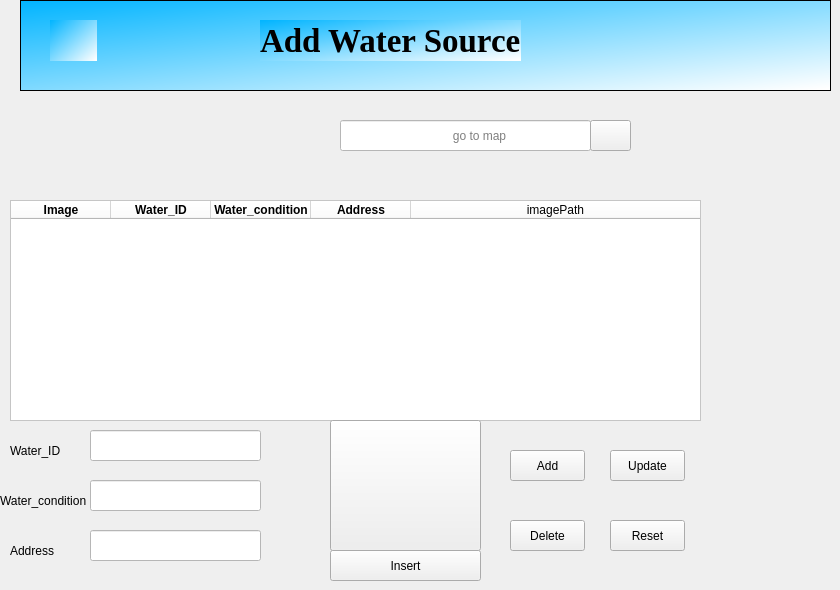
    <widget class="QWidget" name="AddBuz">
     <widget class="QFrame" name="frame_3">
      <property name="geometry">
       <rect>
        <x>20</x>
        <y>0</y>
        <width>811</width>
        <height>91</height>
       </rect>
      </property>
      <property name="styleSheet">
       <string notr="true">background-color: qlineargradient(spread:pad, x1:0, y1:0, x2:0.989, y2:0.9775, stop:0 rgba(0, 180, 255, 255), stop:1 rgba(255, 255, 255, 255));</string>
      </property>
      <property name="frameShape">
       <enum>QFrame::StyledPanel</enum>
      </property>
      <property name="frameShadow">
       <enum>QFrame::Raised</enum>
      </property>
      <widget class="QLabel" name="label_3">
       <property name="geometry">
        <rect>
         <x>30</x>
         <y>20</y>
         <width>47</width>
         <height>41</height>
        </rect>
       </property>
       <property name="font">
        <font>
         <pointsize>1</pointsize>
        </font>
       </property>
       <property name="styleSheet">
        <string notr="true">image: url(:/newPrefix/resource.qrc/icons8_database_26px_3.png);</string>
       </property>
       <property name="text">
        <string/>
       </property>
       <property name="pixmap">
        <pixmap>:/newPrefix/icons8_database_26px_3.png</pixmap>
       </property>
       <property name="scaledContents">
        <bool>true</bool>
       </property>
      </widget>
      <widget class="QLabel" name="label_19">
       <property name="geometry">
        <rect>
         <x>240</x>
         <y>20</y>
         <width>261</width>
         <height>41</height>
        </rect>
       </property>
       <property name="font">
        <font>
         <family>Times New Roman</family>
         <pointsize>25</pointsize>
         <bold>true</bold>
        </font>
       </property>
       <property name="text">
        <string>Add Water Source</string>
       </property>
      </widget>
     </widget>
     <widget class="QLineEdit" name="lineEdit">
      <property name="geometry">
       <rect>
        <x>340</x>
        <y>120</y>
        <width>251</width>
        <height>31</height>
       </rect>
      </property>
      <property name="styleSheet">
       <string notr="true">background-color: rgb(255, 255, 255);</string>
      </property>
      <property name="placeholderText">
       <string>                                 go to map</string>
      </property>
     </widget>
     <widget class="QPushButton" name="pushButton">
      <property name="geometry">
       <rect>
        <x>590</x>
        <y>120</y>
        <width>41</width>
        <height>31</height>
       </rect>
      </property>
      <property name="styleSheet">
       <string notr="true">image: url(:/newPrefix/icons8_search_24px_3.png);</string>
      </property>
      <property name="text">
       <string/>
      </property>
      <property name="icon">
       <iconset>
        <normaloff>:/newPrefix/resource.qrc/icons8_search_24px_3.png</normaloff>:/newPrefix/resource.qrc/icons8_search_24px_3.png</iconset>
      </property>
     </widget>
     <widget class="QTableWidget" name="tblBusiness">
      <property name="geometry">
       <rect>
        <x>10</x>
        <y>200</y>
        <width>691</width>
        <height>221</height>
       </rect>
      </property>
      <property name="styleSheet">
       <string notr="true">background-color: rgb(255, 255, 255);</string>
      </property>
      <attribute name="horizontalHeaderStretchLastSection">
       <bool>true</bool>
      </attribute>
      <column>
       <property name="text">
        <string>Image</string>
       </property>
       <property name="font">
        <font>
         <bold>true</bold>
        </font>
       </property>
      </column>
      <column>
       <property name="text">
        <string>Water_ID</string>
       </property>
       <property name="font">
        <font>
         <bold>true</bold>
        </font>
       </property>
      </column>
      <column>
       <property name="text">
        <string>Water_condition</string>
       </property>
       <property name="font">
        <font>
         <bold>true</bold>
        </font>
       </property>
      </column>
      <column>
       <property name="text">
        <string>Address</string>
       </property>
       <property name="font">
        <font>
         <bold>true</bold>
        </font>
       </property>
      </column>
      <column>
       <property name="text">
        <string>imagePath</string>
       </property>
      </column>
     </widget>
     <widget class="QLabel" name="label_20">
      <property name="geometry">
       <rect>
        <x>10</x>
        <y>540</y>
        <width>81</width>
        <height>21</height>
       </rect>
      </property>
      <property name="text">
       <string>Address</string>
      </property>
     </widget>
     <widget class="QLabel" name="label_21">
      <property name="geometry">
       <rect>
        <x>10</x>
        <y>440</y>
        <width>81</width>
        <height>21</height>
       </rect>
      </property>
      <property name="text">
       <string>Water_ID</string>
      </property>
     </widget>
     <widget class="QLabel" name="label_22">
      <property name="geometry">
       <rect>
        <x>0</x>
        <y>490</y>
        <width>91</width>
        <height>21</height>
       </rect>
      </property>
      <property name="text">
       <string>Water_condition</string>
      </property>
     </widget>
     <widget class="QLineEdit" name="txtName">
      <property name="geometry">
       <rect>
        <x>90</x>
        <y>430</y>
        <width>171</width>
        <height>31</height>
       </rect>
      </property>
      <property name="styleSheet">
       <string notr="true">background-color: rgb(255, 255, 255);</string>
      </property>
     </widget>
     <widget class="QLineEdit" name="txtAbout">
      <property name="geometry">
       <rect>
        <x>90</x>
        <y>480</y>
        <width>171</width>
        <height>31</height>
       </rect>
      </property>
      <property name="styleSheet">
       <string notr="true">background-color: rgb(255, 255, 255);</string>
      </property>
     </widget>
     <widget class="QLineEdit" name="txtAddress">
      <property name="geometry">
       <rect>
        <x>90</x>
        <y>530</y>
        <width>171</width>
        <height>31</height>
       </rect>
      </property>
      <property name="styleSheet">
       <string notr="true">background-color: rgb(255, 255, 255);</string>
      </property>
     </widget>
     <widget class="QPushButton" name="btnAdd">
      <property name="geometry">
       <rect>
        <x>510</x>
        <y>450</y>
        <width>75</width>
        <height>31</height>
       </rect>
      </property>
      <property name="text">
       <string>Add</string>
      </property>
      <property name="icon">
       <iconset>
        <normaloff>:/newPrefix/resource.qrc/icons8_add_24px.png</normaloff>:/newPrefix/resource.qrc/icons8_add_24px.png</iconset>
      </property>
     </widget>
     <widget class="QPushButton" name="profile">
      <property name="geometry">
       <rect>
        <x>330</x>
        <y>420</y>
        <width>151</width>
        <height>131</height>
       </rect>
      </property>
      <property name="toolTip">
       <string>&lt;html&gt;&lt;head/&gt;&lt;body&gt;&lt;p&gt;&lt;span style=&quot; color:#ffffff;&quot;&gt;Change/Add Photo&lt;/span&gt;&lt;/p&gt;&lt;/body&gt;&lt;/html&gt;</string>
      </property>
      <property name="text">
       <string/>
      </property>
      <property name="icon">
       <iconset>
        <normaloff>:/newPrefix/images/add-user.png</normaloff>:/newPrefix/images/add-user.png</iconset>
      </property>
      <property name="iconSize">
       <size>
        <width>250</width>
        <height>250</height>
       </size>
      </property>
     </widget>
     <widget class="QPushButton" name="btnUpdate">
      <property name="geometry">
       <rect>
        <x>610</x>
        <y>450</y>
        <width>75</width>
        <height>31</height>
       </rect>
      </property>
      <property name="text">
       <string>Update</string>
      </property>
      <property name="icon">
       <iconset>
        <normaloff>:/newPrefix/resource.qrc/icons8_download_26px.png</normaloff>:/newPrefix/resource.qrc/icons8_download_26px.png</iconset>
      </property>
     </widget>
     <widget class="QPushButton" name="btnDelete">
      <property name="geometry">
       <rect>
        <x>510</x>
        <y>520</y>
        <width>75</width>
        <height>31</height>
       </rect>
      </property>
      <property name="text">
       <string>Delete</string>
      </property>
      <property name="icon">
       <iconset>
        <normaloff>:/newPrefix/resource.qrc/icons8_delete_bin_24px.png</normaloff>:/newPrefix/resource.qrc/icons8_delete_bin_24px.png</iconset>
      </property>
     </widget>
     <widget class="QPushButton" name="insert">
      <property name="geometry">
       <rect>
        <x>330</x>
        <y>550</y>
        <width>151</width>
        <height>31</height>
       </rect>
      </property>
      <property name="styleSheet">
       <string notr="true"/>
      </property>
      <property name="text">
       <string>Insert</string>
      </property>
     </widget>
     <widget class="QPushButton" name="btnReset">
      <property name="geometry">
       <rect>
        <x>610</x>
        <y>520</y>
        <width>75</width>
        <height>31</height>
       </rect>
      </property>
      <property name="text">
       <string>Reset</string>
      </property>
      <property name="icon">
       <iconset>
        <normaloff>:/newPrefix/resource.qrc/icons8_update_left_rotation_24px.png</normaloff>:/newPrefix/resource.qrc/icons8_update_left_rotation_24px.png</iconset>
      </property>
     </widget>
    </widget>
